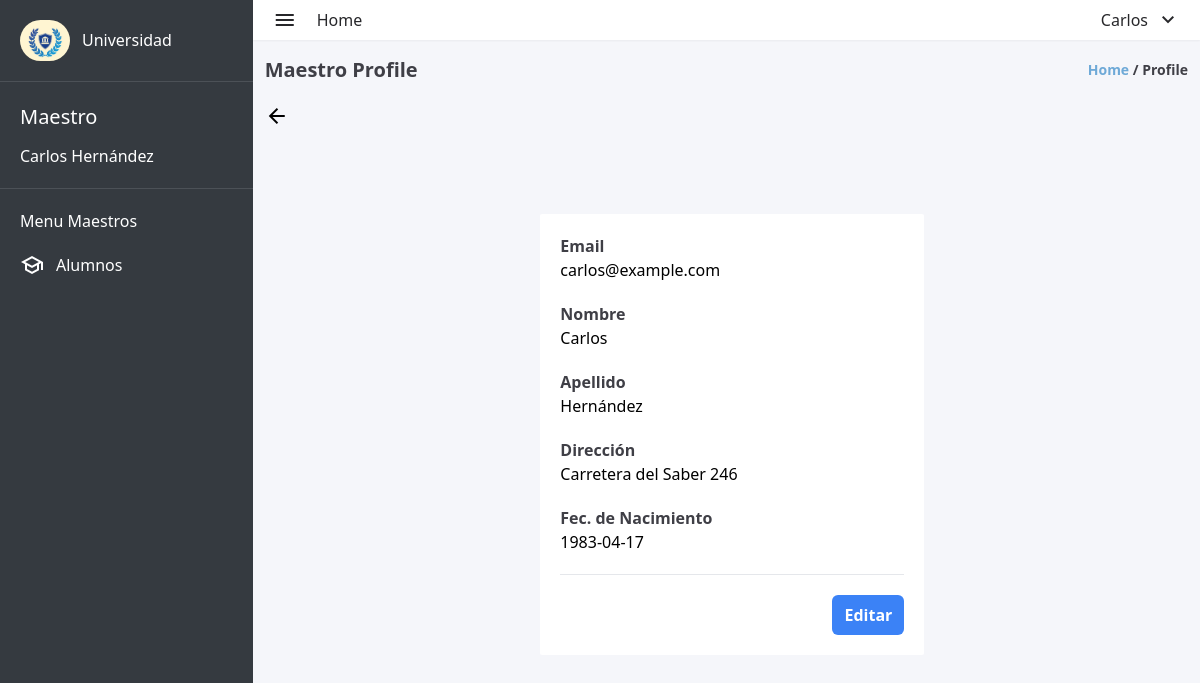
The app's page /views/maestro/maestro_profile.php (signed in) with its own data.
### tables this page shows
CREATE TABLE `usuarios` (
  `user_id` int(11) NOT NULL,
  `matricula` int(10) DEFAULT NULL,
  `nombre` varchar(100) DEFAULT NULL,
  `apellido` varchar(100) DEFAULT NULL,
  `correo_electronico` varchar(100) DEFAULT NULL,
  `contrasena` varchar(255) DEFAULT NULL,
  `direccion` varchar(100) DEFAULT NULL,
  `fecha_nacimiento` date DEFAULT NULL,
  `rol` enum('ADMIN','MAESTRO','ALUMNO') DEFAULT NULL,
  `materia_asignada` varchar(100) DEFAULT '0',
  `materias_inscritas` text DEFAULT NULL
);

### views/maestro/maestro_profile.php (the view, shortened to what this page needs)
<?php
require_once '../../database/database.php';
$user_id = $_SESSION['id'];
$sql = "SELECT correo_electronico, nombre, apellido, direccion, fecha_nacimiento FROM usuarios WHERE user_id = '$user_id'";
$result = mysqli_query($conexion, $sql);
$row = mysqli_fetch_assoc($result);
if ($row) {
    $correo_electronico = $row['correo_electronico'];
    $nombre = $row['nombre'];
    $apellido = $row['apellido'];
    $direccion = $row['direccion'];
    $fecha_nacimiento = $row['fecha_nacimiento'];
} else {
    echo "No se encontraron datos para el usuario con el ID proporcionado.";
}
?>
<!DOCTYPE html>
<html lang="en">
<head>
    <link rel="stylesheet" href="../../styles.css">
</head>
<body>
    <div class="w-screen h-screen flex bg-lightgray">
        <aside class="w-80 h-full bg-dark">
            <div class="flex items-center gap-3 p-5">
                <img class="rounded-full" src="../../assets/logo-aside.jpg" alt="university-logo" width="50px" height="60px">
                <span class="text-white font-medium">Universidad</span>
            </div>
            <div style="width: 100%; height: 1px; background-color: #4c5157; "></div>
            <div class="text-white flex flex-col p-5 gap-3">
                <span style="font-size: 20px;">Maestro</span>
                <span><?php echo $nombre . " " . $apellido ?></span>
            </div>
            <div style="width: 100%; height: 1px; background-color: #4c5157; "></div>
            <div class="text-white flex flex-col gap-5 p-5">
                <p>Menu Maestros</p>
                <div>
                    <a href="maestro_alumnos.php" class="flex items-center gap-3 ">
                        <span class="material-symbols-outlined">
                        </span>
                        <span>Alumnos</span>
                    </a>
                </div>
            </div>
        </aside>
        <div class="w-full flex flex-col">
            <header class="w-full flex items-center justify-between h-10 p-5 bg-white shadow-sm">
                <div class="flex items-center gap-5">
                    <span class="material-symbols-outlined text-zinc-800">
                    </span>
                    <a href="maestro_dashboard.php">
                        <span class="text-zinc-800">
                            Home
                        </span>
                    </a>
                </div>
                <nav>
                    <li class="flex items-center gap-2 text-zinc-800 cursor-pointer" onclick="toggleLogoutMenu()">
                        <?php echo $nombre ?>
                        <ul class="flex flex-col">
                            <span class="material-symbols-outlined">
                            </span>
                    </li>
                </nav>
            </header>
            <div class="h-full pl-3">
                <div class="w-full flex items-center justify-between pr-3 mt-4 mb-5">
                    <h1 class="font-bold text-zinc-700 text-xl ">Maestro Profile</h1>
                    <p class="font-semibold text-sm text-zinc-700"><span class="text-myblue">Home</span> / Profile
                    </p>
                </div>
                <div class="w-full">
                    <a href="maestro_dashboard.php">
                        <span class="material-symbols-outlined">
                        </span>
                    </a>
                </div>
                <div class="w-full flex flex-row justify-center  mt-20">
                    <div class="w-80 h-auto bg-white rounded-sm sm:w-96">
                        <div class="flex flex-col p-5 gap-5 text-center relative z-20">
                            <div class="flex flex-col">
                                <span class="font-bold text-zinc-700 self-start">Email</span>
                                <p class="self-start"><?php echo $correo_electronico ?></p>
                            </div>
                            <div class="flex flex-col">
                                <span class="font-bold text-zinc-700 self-start">Nombre</span>
                                <p class="self-start"><?php echo $nombre ?></p>
                            </div>
                            <div class="flex flex-col">
                                <span class="font-bold text-zinc-700 self-start">Apellido</span>
                                <p class="self-start"><?php echo $apellido ?></p>
                            </div>
                            <div class="flex flex-col">
                                <span class="font-bold text-zinc-700 self-start">Dirección</span>
                                <p class="self-start"><?php echo $direccion ?></p>
                            </div>
                            <div class="flex flex-col">
                                <span class="font-bold text-zinc-700 self-start">Fec. de Nacimiento</span>
                                <p class="self-start"><?php echo $fecha_nacimiento ?></p>
                            </div>
                            <div style="height: 1px; background-color: #e5e7eb; width: 100% ; "></div>
                            <a href="maestro_edit_profile.php" class="self-end">
                                <button class="text-white font-semibold p-2 px-3 bg-blue-500 rounded-md ">Editar</button>
                            </a>
                        </div>
                    </div>
                </div>
            </div>
        </div>
    </div>
</body>
</html>

### styles.css (style rules this page uses)
html { line-height: 1.5; -webkit-text-size-adjust: 100%; -moz-tab-size: 4; -o-tab-size: 4; tab-size: 4; font-family: ui-sans-serif, system-ui, -apple-system, BlinkMacSystemFont, "Segoe UI", Roboto, "Helvetica Neue", Arial, "Noto Sans", sans-serif, "Apple Color Emoji", "Segoe UI Emoji", "Segoe UI Symbol", "Noto Color Emoji"; font-feature-settings: normal; font-variation-settings: normal; }
body { margin: 0; line-height: inherit; }
h1, h2, h3, h4, h5, h6 { font-size: inherit; font-weight: inherit; }
a { color: inherit; text-decoration: inherit; }
button, input, optgroup, select, textarea { font-family: inherit; font-feature-settings: inherit; font-variation-settings: inherit; font-size: 100%; font-weight: inherit; line-height: inherit; color: inherit; margin: 0; padding: 0; }
button, select { text-transform: none; }
button, [type='button'], [type='reset'], [type='submit'] { -webkit-appearance: button; background-color: transparent; background-image: none; }
blockquote, dl, dd, h1, h2, h3, h4, h5, h6, hr, figure, p, pre { margin: 0; }
ol, ul, menu { list-style: none; margin: 0; padding: 0; }
button, [role="button"] { cursor: pointer; }
img, svg, video, canvas, audio, iframe, embed, object { display: block; vertical-align: middle; }
img, video { max-width: 100%; height: auto; }
.relative { position: relative; }
.z-20 { z-index: 20; }
.mb-5 { margin-bottom: 1.25rem; }
.mt-4 { margin-top: 1rem; }
.mt-20 { margin-top: 5rem; }
.flex { display: flex; }
.h-10 { height: 2.5rem; }
.h-full { height: 100%; }
.h-screen { height: 100vh; }
.w-80 { width: 20rem; }
.w-full { width: 100%; }
.w-screen { width: 100vw; }
.cursor-pointer { cursor: pointer; }
.flex-row { flex-direction: row; }
.flex-col { flex-direction: column; }
.items-center { align-items: center; }
.justify-center { justify-content: center; }
.justify-between { justify-content: space-between; }
.gap-2 { gap: 0.5rem; }
.gap-3 { gap: 0.75rem; }
.gap-5 { gap: 1.25rem; }
.self-start { align-self: flex-start; }
.self-end { align-self: flex-end; }
.rounded-full { border-radius: 9999px; }
.rounded-md { border-radius: 0.375rem; }
.rounded-sm { border-radius: 0.125rem; }
.bg-blue-500 { --tw-bg-opacity: 1; background-color: rgb(59 130 246 / var(--tw-bg-opacity)); }
.bg-dark { --tw-bg-opacity: 1; background-color: rgb(53 58 64 / var(--tw-bg-opacity)); }
.bg-lightgray { --tw-bg-opacity: 1; background-color: rgb(245 246 250 / var(--tw-bg-opacity)); }
.bg-white { --tw-bg-opacity: 1; background-color: rgb(255 255 255 / var(--tw-bg-opacity)); }
.p-2 { padding: 0.5rem; }
.p-5 { padding: 1.25rem; }
.px-3 { padding-left: 0.75rem; padding-right: 0.75rem; }
.pl-3 { padding-left: 0.75rem; }
.pr-3 { padding-right: 0.75rem; }
.text-center { text-align: center; }
.text-sm { font-size: 0.875rem; line-height: 1.25rem; }
.text-xl { font-size: 1.25rem; line-height: 1.75rem; }
.font-bold { font-weight: 700; }
.font-medium { font-weight: 500; }
.font-semibold { font-weight: 600; }
.text-myblue { --tw-text-opacity: 1; color: rgb(110 169 215 / var(--tw-text-opacity)); }
.text-white { --tw-text-opacity: 1; color: rgb(255 255 255 / var(--tw-text-opacity)); }
.text-zinc-700 { --tw-text-opacity: 1; color: rgb(63 63 70 / var(--tw-text-opacity)); }
.text-zinc-800 { --tw-text-opacity: 1; color: rgb(39 39 42 / var(--tw-text-opacity)); }
.shadow-sm { --tw-shadow: 0 1px 2px 0 rgb(0 0 0 / 0.05); --tw-shadow-colored: 0 1px 2px 0 var(--tw-shadow-color); box-shadow: var(--tw-ring-offset-shadow, 0 0 #0000), var(--tw-ring-shadow, 0 0 #0000), var(--tw-shadow); }
@media (min-width: 640px) { .sm\:w-96 { width: 24rem; } }

### records on screen
usuarios: nombre "Carlos", apellido "Hernández", correo_electronico "carlos@example.com", direccion "Carretera del Saber 246", fecha_nacimiento "1983-04-17"
